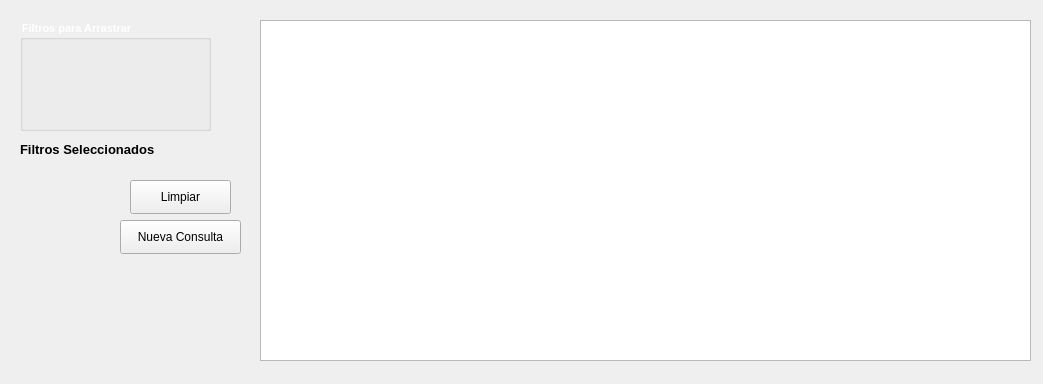
<?xml version="1.0" encoding="UTF-8"?>
<ui version="4.0">
 <class>ConsultasView</class>
 <widget class="QMainWindow" name="ConsultasView">
  <property name="geometry">
   <rect>
    <x>0</x>
    <y>0</y>
    <width>1043</width>
    <height>384</height>
   </rect>
  </property>
  <property name="windowTitle">
   <string>Consultas sobre Cartera</string>
  </property>
  <widget class="QWidget" name="centralwidget">
   <widget class="QGroupBox" name="groupBox">
    <property name="geometry">
     <rect>
      <x>20</x>
      <y>20</y>
      <width>191</width>
      <height>111</height>
     </rect>
    </property>
    <property name="font">
     <font>
      <family>Yu Gothic UI</family>
      <pointsize>8</pointsize>
      <weight>75</weight>
      <bold>true</bold>
     </font>
    </property>
    <property name="styleSheet">
     <string notr="true">color: rgb(255, 255, 255);</string>
    </property>
    <property name="title">
     <string>Filtros para Arrastrar</string>
    </property>
   </widget>
   <widget class="QLabel" name="label">
    <property name="geometry">
     <rect>
      <x>20</x>
      <y>140</y>
      <width>191</width>
      <height>19</height>
     </rect>
    </property>
    <property name="font">
     <font>
      <family>Yu Gothic UI</family>
      <pointsize>10</pointsize>
      <weight>75</weight>
      <bold>true</bold>
     </font>
    </property>
    <property name="text">
     <string>Filtros Seleccionados</string>
    </property>
   </widget>
   <widget class="QPushButton" name="buttonLimpiar">
    <property name="geometry">
     <rect>
      <x>130</x>
      <y>180</y>
      <width>101</width>
      <height>34</height>
     </rect>
    </property>
    <property name="text">
     <string>Limpiar</string>
    </property>
   </widget>
   <widget class="QPushButton" name="buttonCrear">
    <property name="geometry">
     <rect>
      <x>120</x>
      <y>220</y>
      <width>121</width>
      <height>34</height>
     </rect>
    </property>
    <property name="text">
     <string>Nueva Consulta</string>
    </property>
   </widget>
   <widget class="QTableWidget" name="tableConsultas">
    <property name="geometry">
     <rect>
      <x>260</x>
      <y>20</y>
      <width>771</width>
      <height>341</height>
     </rect>
    </property>
   </widget>
  </widget>
 </widget>
 <resources/>
 <connections/>
</ui>
